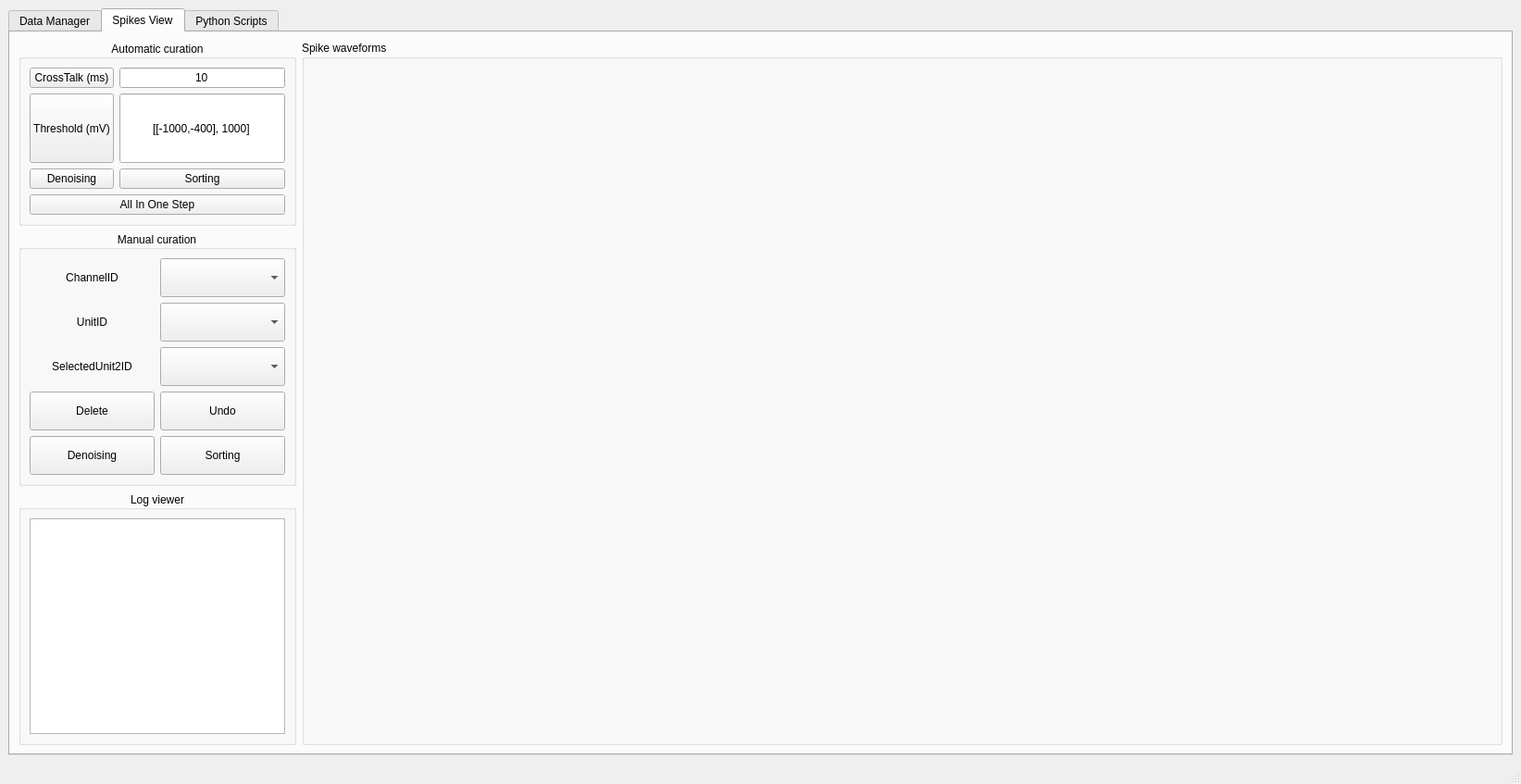
<?xml version="1.0" encoding="UTF-8"?>
<ui version="4.0">
 <class>MainWindows</class>
 <widget class="QMainWindow" name="MainWindows">
  <property name="geometry">
   <rect>
    <x>0</x>
    <y>0</y>
    <width>1643</width>
    <height>847</height>
   </rect>
  </property>
  <property name="minimumSize">
   <size>
    <width>1280</width>
    <height>800</height>
   </size>
  </property>
  <property name="windowTitle">
   <string>PySorter</string>
  </property>
  <property name="styleSheet">
   <string notr="true"/>
  </property>
  <property name="iconSize">
   <size>
    <width>24</width>
    <height>24</height>
   </size>
  </property>
  <widget class="QWidget" name="centralwidget">
   <layout class="QHBoxLayout" name="horizontalLayout_6">
    <item>
     <widget class="QTabWidget" name="windows_tabWidget">
      <property name="currentIndex">
       <number>1</number>
      </property>
      <widget class="QWidget" name="tab">
       <attribute name="title">
        <string>Data Manager</string>
       </attribute>
       <layout class="QHBoxLayout" name="horizontalLayout">
        <item>
         <layout class="QVBoxLayout" name="verticalLayout_4">
          <item>
           <widget class="QGroupBox" name="external_groupBox">
            <property name="minimumSize">
             <size>
              <width>0</width>
              <height>0</height>
             </size>
            </property>
            <property name="maximumSize">
             <size>
              <width>275</width>
              <height>75</height>
             </size>
            </property>
            <property name="title">
             <string>File I/O</string>
            </property>
            <property name="alignment">
             <set>Qt::AlignCenter</set>
            </property>
            <layout class="QHBoxLayout" name="horizontalLayout_4">
             <property name="topMargin">
              <number>0</number>
             </property>
             <item>
              <widget class="QPushButton" name="btn_load">
               <property name="sizePolicy">
                <sizepolicy hsizetype="Preferred" vsizetype="Preferred">
                 <horstretch>0</horstretch>
                 <verstretch>0</verstretch>
                </sizepolicy>
               </property>
               <property name="minimumSize">
                <size>
                 <width>0</width>
                 <height>0</height>
                </size>
               </property>
               <property name="maximumSize">
                <size>
                 <width>16777215</width>
                 <height>16777215</height>
                </size>
               </property>
               <property name="text">
                <string>Load</string>
               </property>
              </widget>
             </item>
             <item>
              <widget class="QPushButton" name="btn_save">
               <property name="sizePolicy">
                <sizepolicy hsizetype="Preferred" vsizetype="Preferred">
                 <horstretch>0</horstretch>
                 <verstretch>0</verstretch>
                </sizepolicy>
               </property>
               <property name="minimumSize">
                <size>
                 <width>0</width>
                 <height>0</height>
                </size>
               </property>
               <property name="maximumSize">
                <size>
                 <width>16777215</width>
                 <height>16777215</height>
                </size>
               </property>
               <property name="text">
                <string>Save</string>
               </property>
              </widget>
             </item>
            </layout>
           </widget>
          </item>
          <item>
           <widget class="QGroupBox" name="groupBox_5">
            <property name="maximumSize">
             <size>
              <width>275</width>
              <height>16777215</height>
             </size>
            </property>
            <property name="title">
             <string>Files loaded</string>
            </property>
            <layout class="QVBoxLayout" name="verticalLayout_6">
             <item>
              <widget class="QListWidget" name="files_listWidget"/>
             </item>
            </layout>
           </widget>
          </item>
          <item>
           <widget class="QGroupBox" name="groupBox_4">
            <property name="maximumSize">
             <size>
              <width>275</width>
              <height>16777215</height>
             </size>
            </property>
            <property name="title">
             <string>List of channels for the selected file</string>
            </property>
            <layout class="QVBoxLayout" name="verticalLayout_5">
             <item>
              <layout class="QFormLayout" name="formLayout_2">
               <item row="0" column="0" colspan="2">
                <widget class="QPushButton" name="refresh_btn">
                 <property name="text">
                  <string>Update</string>
                 </property>
                </widget>
               </item>
               <item row="1" column="0" colspan="2">
                <widget class="QRadioButton" name="radioButton">
                 <property name="enabled">
                  <bool>true</bool>
                 </property>
                 <property name="text">
                  <string>Se&amp;lect/Deselect All Channels</string>
                 </property>
                 <property name="checked">
                  <bool>true</bool>
                 </property>
                </widget>
               </item>
              </layout>
             </item>
             <item>
              <widget class="QListWidget" name="channels_listWidget">
               <property name="sizePolicy">
                <sizepolicy hsizetype="Preferred" vsizetype="Preferred">
                 <horstretch>0</horstretch>
                 <verstretch>0</verstretch>
                </sizepolicy>
               </property>
               <property name="minimumSize">
                <size>
                 <width>0</width>
                 <height>400</height>
                </size>
               </property>
               <property name="maximumSize">
                <size>
                 <width>16777215</width>
                 <height>16777215</height>
                </size>
               </property>
              </widget>
             </item>
            </layout>
           </widget>
          </item>
         </layout>
        </item>
        <item>
         <widget class="QGroupBox" name="rasterplot_groupBox">
          <property name="title">
           <string>Raster plot</string>
          </property>
          <property name="alignment">
           <set>Qt::AlignCenter</set>
          </property>
          <layout class="QHBoxLayout" name="horizontalLayout_11">
           <property name="spacing">
            <number>6</number>
           </property>
           <property name="leftMargin">
            <number>6</number>
           </property>
           <property name="topMargin">
            <number>6</number>
           </property>
           <property name="rightMargin">
            <number>6</number>
           </property>
           <property name="bottomMargin">
            <number>6</number>
           </property>
           <item>
            <widget class="RasterPlotWidget" name="raster_plot_frame">
             <property name="frameShape">
              <enum>QFrame::StyledPanel</enum>
             </property>
             <property name="frameShadow">
              <enum>QFrame::Raised</enum>
             </property>
            </widget>
           </item>
          </layout>
         </widget>
        </item>
       </layout>
      </widget>
      <widget class="QWidget" name="principal_tab">
       <attribute name="title">
        <string>Spikes View</string>
       </attribute>
       <layout class="QHBoxLayout" name="horizontalLayout_10">
        <item>
         <layout class="QVBoxLayout" name="verticalLayout">
          <item>
           <widget class="QGroupBox" name="groupBox_3">
            <property name="maximumSize">
             <size>
              <width>300</width>
              <height>200</height>
             </size>
            </property>
            <property name="title">
             <string>Automatic curation</string>
            </property>
            <property name="alignment">
             <set>Qt::AlignCenter</set>
            </property>
            <layout class="QGridLayout" name="gridLayout_2">
             <item row="4" column="1">
              <widget class="QPushButton" name="all_sorting_btn">
               <property name="text">
                <string>Sorting</string>
               </property>
              </widget>
             </item>
             <item row="4" column="0">
              <widget class="QPushButton" name="all_denoising_btn">
               <property name="maximumSize">
                <size>
                 <width>16777215</width>
                 <height>16777215</height>
                </size>
               </property>
               <property name="text">
                <string>Denoising</string>
               </property>
              </widget>
             </item>
             <item row="0" column="1">
              <widget class="QLineEdit" name="TemporalThreshold_Edit">
               <property name="text">
                <string>10</string>
               </property>
               <property name="alignment">
                <set>Qt::AlignCenter</set>
               </property>
              </widget>
             </item>
             <item row="1" column="1">
              <widget class="QLineEdit" name="AmplitudeThreshold_Edit">
               <property name="sizePolicy">
                <sizepolicy hsizetype="Preferred" vsizetype="Preferred">
                 <horstretch>0</horstretch>
                 <verstretch>0</verstretch>
                </sizepolicy>
               </property>
               <property name="text">
                <string>[[-1000,-400], 1000]</string>
               </property>
               <property name="alignment">
                <set>Qt::AlignCenter</set>
               </property>
              </widget>
             </item>
             <item row="0" column="0">
              <widget class="QPushButton" name="temporal_threshold_btn">
               <property name="text">
                <string>CrossTalk (ms)</string>
               </property>
              </widget>
             </item>
             <item row="5" column="0" colspan="2">
              <widget class="QPushButton" name="all_in_btn">
               <property name="text">
                <string>All In One Step</string>
               </property>
              </widget>
             </item>
             <item row="1" column="0">
              <widget class="QPushButton" name="amplitude_threshold_btn">
               <property name="sizePolicy">
                <sizepolicy hsizetype="Preferred" vsizetype="Preferred">
                 <horstretch>0</horstretch>
                 <verstretch>0</verstretch>
                </sizepolicy>
               </property>
               <property name="text">
                <string>Threshold (mV)</string>
               </property>
              </widget>
             </item>
            </layout>
           </widget>
          </item>
          <item>
           <widget class="QGroupBox" name="connect_groupBox">
            <property name="minimumSize">
             <size>
              <width>0</width>
              <height>0</height>
             </size>
            </property>
            <property name="maximumSize">
             <size>
              <width>300</width>
              <height>300</height>
             </size>
            </property>
            <property name="title">
             <string>Manual curation</string>
            </property>
            <property name="alignment">
             <set>Qt::AlignCenter</set>
            </property>
            <layout class="QGridLayout" name="gridLayout">
             <item row="0" column="0">
              <widget class="QLabel" name="label_2">
               <property name="text">
                <string>ChannelID</string>
               </property>
               <property name="alignment">
                <set>Qt::AlignCenter</set>
               </property>
              </widget>
             </item>
             <item row="0" column="1">
              <widget class="QComboBox" name="channel_comboBox">
               <property name="sizePolicy">
                <sizepolicy hsizetype="Preferred" vsizetype="Preferred">
                 <horstretch>0</horstretch>
                 <verstretch>0</verstretch>
                </sizepolicy>
               </property>
               <property name="maximumSize">
                <size>
                 <width>16777215</width>
                 <height>16777215</height>
                </size>
               </property>
              </widget>
             </item>
             <item row="1" column="0">
              <widget class="QLabel" name="label_3">
               <property name="text">
                <string>UnitID</string>
               </property>
               <property name="alignment">
                <set>Qt::AlignCenter</set>
               </property>
              </widget>
             </item>
             <item row="1" column="1">
              <widget class="QComboBox" name="unit_comboBox">
               <property name="sizePolicy">
                <sizepolicy hsizetype="Preferred" vsizetype="Preferred">
                 <horstretch>0</horstretch>
                 <verstretch>0</verstretch>
                </sizepolicy>
               </property>
               <property name="maximumSize">
                <size>
                 <width>16777215</width>
                 <height>16777215</height>
                </size>
               </property>
              </widget>
             </item>
             <item row="2" column="0">
              <widget class="QLabel" name="label">
               <property name="maximumSize">
                <size>
                 <width>16777215</width>
                 <height>16777215</height>
                </size>
               </property>
               <property name="text">
                <string>SelectedUnit2ID</string>
               </property>
               <property name="alignment">
                <set>Qt::AlignCenter</set>
               </property>
              </widget>
             </item>
             <item row="2" column="1">
              <widget class="QComboBox" name="U2ID_comboBox">
               <property name="sizePolicy">
                <sizepolicy hsizetype="Preferred" vsizetype="Preferred">
                 <horstretch>0</horstretch>
                 <verstretch>0</verstretch>
                </sizepolicy>
               </property>
               <property name="maximumSize">
                <size>
                 <width>16777215</width>
                 <height>16777215</height>
                </size>
               </property>
              </widget>
             </item>
             <item row="5" column="0">
              <widget class="QPushButton" name="delete_btn">
               <property name="sizePolicy">
                <sizepolicy hsizetype="Preferred" vsizetype="Preferred">
                 <horstretch>0</horstretch>
                 <verstretch>0</verstretch>
                </sizepolicy>
               </property>
               <property name="minimumSize">
                <size>
                 <width>0</width>
                 <height>0</height>
                </size>
               </property>
               <property name="maximumSize">
                <size>
                 <width>16777215</width>
                 <height>16777215</height>
                </size>
               </property>
               <property name="text">
                <string>Delete</string>
               </property>
              </widget>
             </item>
             <item row="5" column="1">
              <widget class="QPushButton" name="undo_btn">
               <property name="sizePolicy">
                <sizepolicy hsizetype="Preferred" vsizetype="Preferred">
                 <horstretch>0</horstretch>
                 <verstretch>0</verstretch>
                </sizepolicy>
               </property>
               <property name="minimumSize">
                <size>
                 <width>0</width>
                 <height>25</height>
                </size>
               </property>
               <property name="maximumSize">
                <size>
                 <width>16777215</width>
                 <height>16777215</height>
                </size>
               </property>
               <property name="text">
                <string>Undo</string>
               </property>
              </widget>
             </item>
             <item row="6" column="0">
              <widget class="QPushButton" name="denoising_btn">
               <property name="sizePolicy">
                <sizepolicy hsizetype="Preferred" vsizetype="Preferred">
                 <horstretch>0</horstretch>
                 <verstretch>0</verstretch>
                </sizepolicy>
               </property>
               <property name="minimumSize">
                <size>
                 <width>0</width>
                 <height>0</height>
                </size>
               </property>
               <property name="maximumSize">
                <size>
                 <width>16777215</width>
                 <height>16777215</height>
                </size>
               </property>
               <property name="text">
                <string>Denoising</string>
               </property>
              </widget>
             </item>
             <item row="6" column="1">
              <widget class="QPushButton" name="sorting_btn">
               <property name="sizePolicy">
                <sizepolicy hsizetype="Preferred" vsizetype="Preferred">
                 <horstretch>0</horstretch>
                 <verstretch>0</verstretch>
                </sizepolicy>
               </property>
               <property name="minimumSize">
                <size>
                 <width>0</width>
                 <height>0</height>
                </size>
               </property>
               <property name="maximumSize">
                <size>
                 <width>16777215</width>
                 <height>16777215</height>
                </size>
               </property>
               <property name="text">
                <string>Sorting</string>
               </property>
              </widget>
             </item>
            </layout>
           </widget>
          </item>
          <item>
           <widget class="QGroupBox" name="log_groupBox">
            <property name="minimumSize">
             <size>
              <width>0</width>
              <height>0</height>
             </size>
            </property>
            <property name="maximumSize">
             <size>
              <width>300</width>
              <height>16777215</height>
             </size>
            </property>
            <property name="title">
             <string>Log viewer</string>
            </property>
            <property name="alignment">
             <set>Qt::AlignCenter</set>
            </property>
            <layout class="QHBoxLayout" name="horizontalLayout_9">
             <item>
              <widget class="QPlainTextEdit" name="logger">
               <property name="sizePolicy">
                <sizepolicy hsizetype="Preferred" vsizetype="Preferred">
                 <horstretch>0</horstretch>
                 <verstretch>0</verstretch>
                </sizepolicy>
               </property>
               <property name="readOnly">
                <bool>true</bool>
               </property>
               <property name="textInteractionFlags">
                <set>Qt::NoTextInteraction</set>
               </property>
              </widget>
             </item>
            </layout>
           </widget>
          </item>
         </layout>
        </item>
        <item>
         <widget class="QGroupBox" name="signals_groupBox">
          <property name="title">
           <string>Spike waveforms</string>
          </property>
          <layout class="QHBoxLayout" name="horizontalLayout_8">
           <property name="spacing">
            <number>6</number>
           </property>
           <property name="leftMargin">
            <number>6</number>
           </property>
           <property name="topMargin">
            <number>6</number>
           </property>
           <property name="rightMargin">
            <number>6</number>
           </property>
           <property name="bottomMargin">
            <number>6</number>
           </property>
           <item>
            <widget class="MplWidget" name="MplWidget" native="true"/>
           </item>
          </layout>
         </widget>
        </item>
       </layout>
      </widget>
      <widget class="QWidget" name="others_tab">
       <property name="layoutDirection">
        <enum>Qt::LeftToRight</enum>
       </property>
       <attribute name="title">
        <string>Python Scripts</string>
       </attribute>
       <layout class="QHBoxLayout" name="horizontalLayout_12">
        <item>
         <widget class="QGroupBox" name="groupBox">
          <property name="maximumSize">
           <size>
            <width>300</width>
            <height>16777215</height>
           </size>
          </property>
          <property name="title">
           <string>CUSTOM SCRIPTS</string>
          </property>
          <layout class="QVBoxLayout" name="verticalLayout_2">
           <item>
            <layout class="QGridLayout" name="gridLayout_3">
             <item row="0" column="0">
              <widget class="QPushButton" name="btn_new_file">
               <property name="text">
                <string>NEW FILE</string>
               </property>
              </widget>
             </item>
             <item row="0" column="1">
              <widget class="QPushButton" name="btn_save_changes">
               <property name="sizePolicy">
                <sizepolicy hsizetype="Preferred" vsizetype="Preferred">
                 <horstretch>0</horstretch>
                 <verstretch>0</verstretch>
                </sizepolicy>
               </property>
               <property name="maximumSize">
                <size>
                 <width>16777215</width>
                 <height>50</height>
                </size>
               </property>
               <property name="text">
                <string>SAVE CHANGES</string>
               </property>
              </widget>
             </item>
            </layout>
           </item>
           <item>
            <widget class="QPushButton" name="btn_run">
             <property name="sizePolicy">
              <sizepolicy hsizetype="Preferred" vsizetype="Preferred">
               <horstretch>0</horstretch>
               <verstretch>0</verstretch>
              </sizepolicy>
             </property>
             <property name="maximumSize">
              <size>
               <width>16777215</width>
               <height>50</height>
              </size>
             </property>
             <property name="text">
              <string>RUN SCRIPT</string>
             </property>
            </widget>
           </item>
           <item>
            <widget class="QListWidget" name="listWidget_3">
             <property name="sizePolicy">
              <sizepolicy hsizetype="Preferred" vsizetype="Preferred">
               <horstretch>0</horstretch>
               <verstretch>0</verstretch>
              </sizepolicy>
             </property>
             <property name="minimumSize">
              <size>
               <width>0</width>
               <height>400</height>
              </size>
             </property>
             <property name="maximumSize">
              <size>
               <width>16777215</width>
               <height>16777215</height>
              </size>
             </property>
            </widget>
           </item>
           <item>
            <widget class="QGroupBox" name="scripts_log_groupBox">
             <property name="title">
              <string>Log viewer</string>
             </property>
             <layout class="QVBoxLayout" name="verticalLayout_3">
              <item>
               <widget class="QPlainTextEdit" name="scripts_logger"/>
              </item>
             </layout>
            </widget>
           </item>
          </layout>
         </widget>
        </item>
        <item>
         <widget class="QGroupBox" name="groupBox_2">
          <property name="title">
           <string>PYTHON RAW CODE</string>
          </property>
          <layout class="QHBoxLayout" name="horizontalLayout_7">
           <item>
            <widget class="QPlainTextEdit" name="RawCode"/>
           </item>
          </layout>
         </widget>
        </item>
       </layout>
      </widget>
     </widget>
    </item>
   </layout>
  </widget>
  <widget class="QMenuBar" name="menubar">
   <property name="geometry">
    <rect>
     <x>0</x>
     <y>0</y>
     <width>1643</width>
     <height>22</height>
    </rect>
   </property>
  </widget>
  <widget class="QStatusBar" name="statusbar"/>
 </widget>
 <customwidgets>
  <customwidget>
   <class>MplWidget</class>
   <extends>QWidget</extends>
   <header location="global">QTDesigner.mplwidget.h</header>
   <container>1</container>
  </customwidget>
  <customwidget>
   <class>RasterPlotWidget</class>
   <extends>QFrame</extends>
   <header>QTDesigner.rasterplotwidget.h</header>
   <container>1</container>
  </customwidget>
 </customwidgets>
 <resources/>
 <connections/>
</ui>
